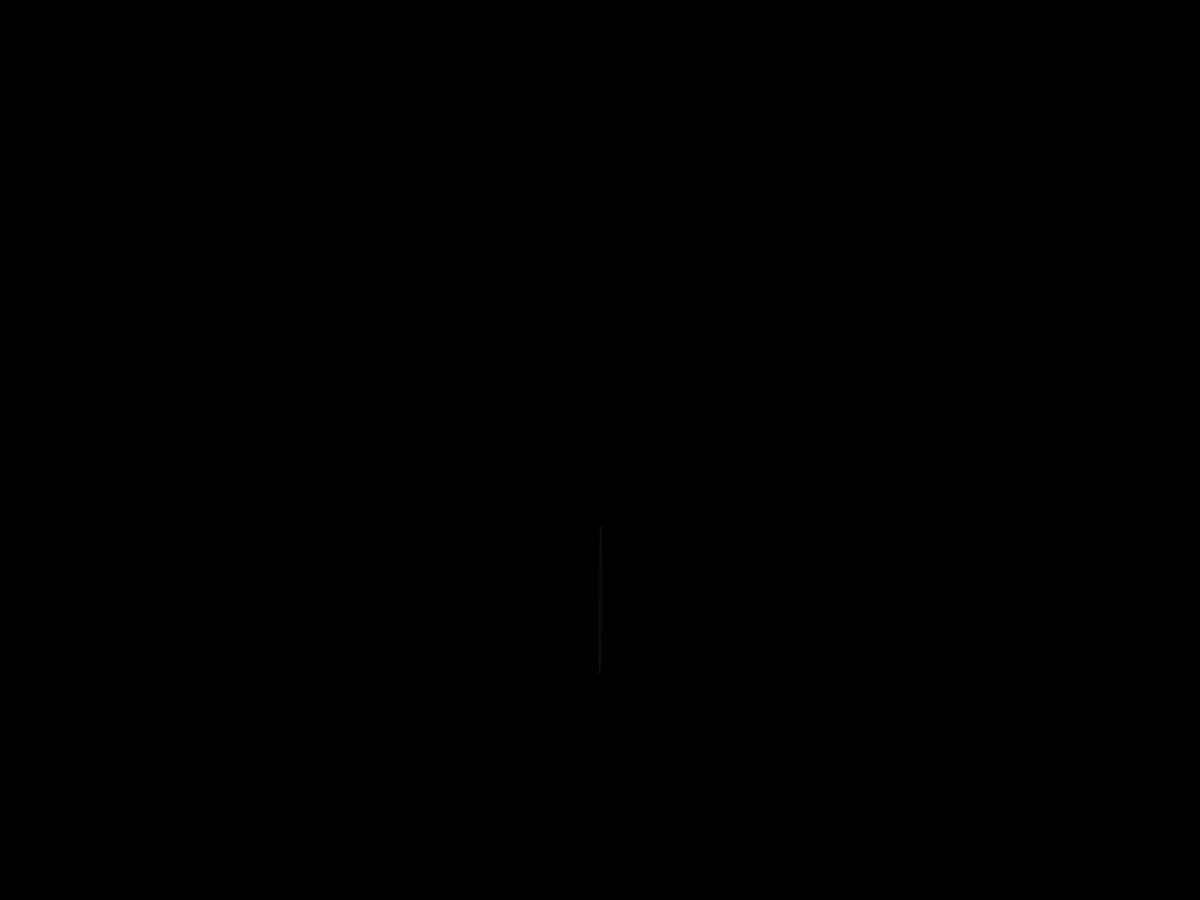
Frame 1 (no input)
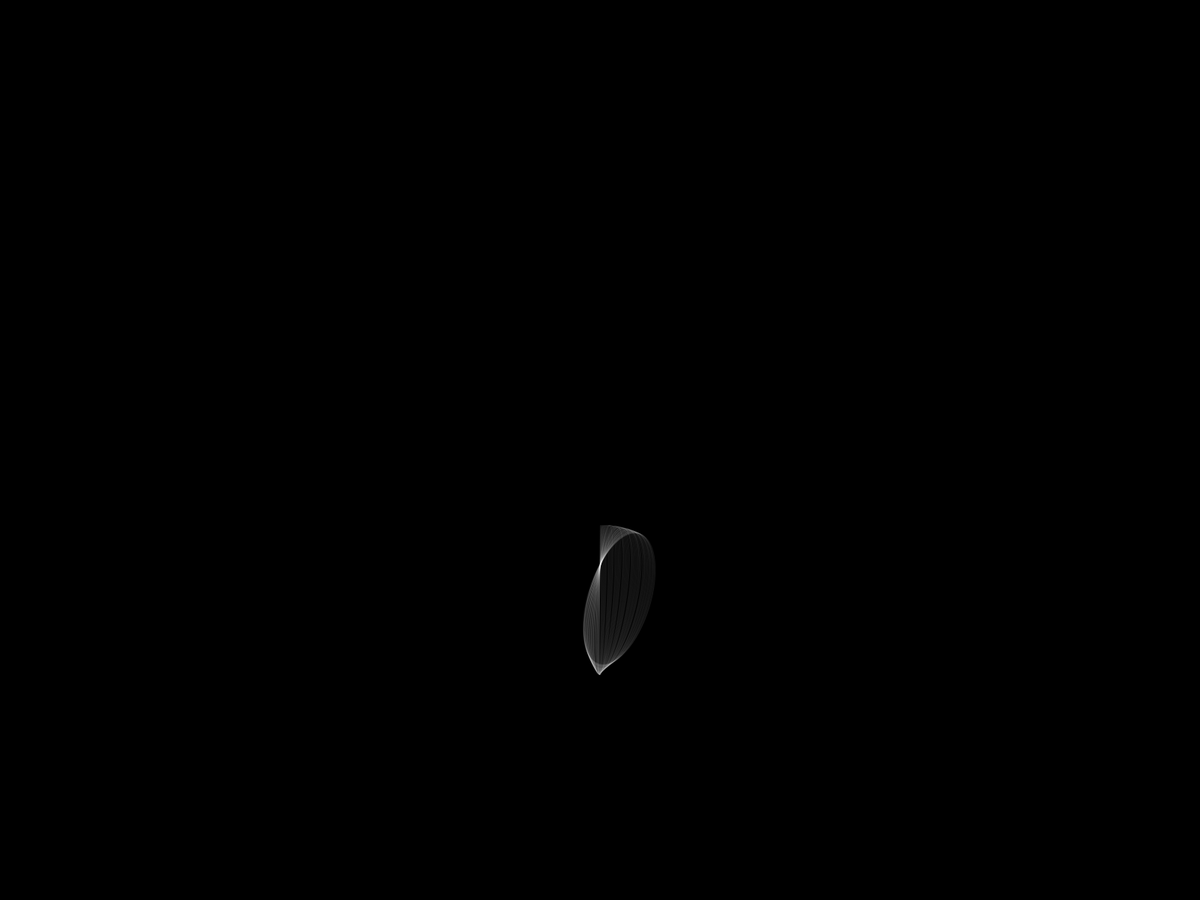
Frame 60 (the mouse pressed at the canvas centre just before this capture)
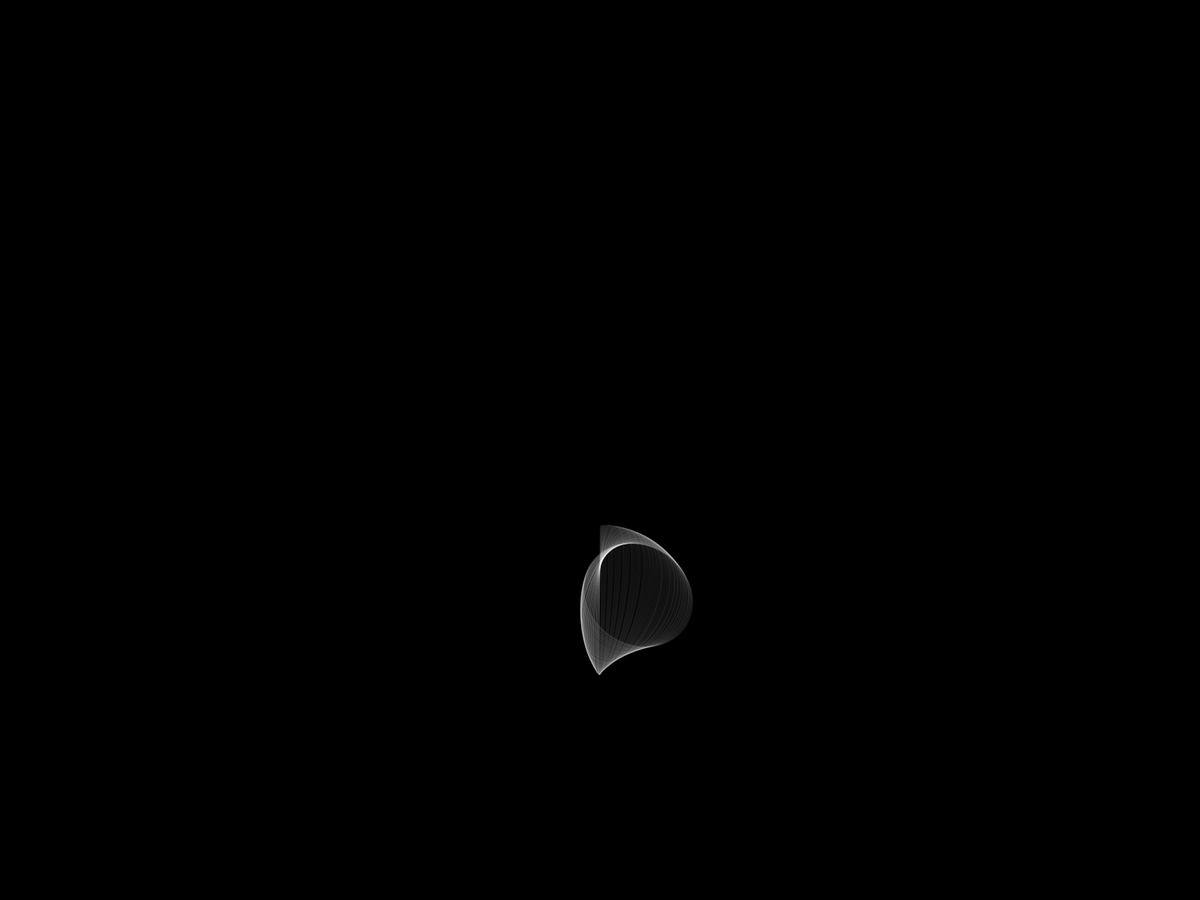
Frame 120 (the mouse held since frame 60 and released just before this capture)

The Processing sketch that drew these frames (run headless with seeded random() and noise(); from frame 60 on, the mouse is pressed at the canvas centre):

// Processing sketch: mySketch
// ── mySketch.pde
float rand1, rand2, rand3;

void setup(){
	fullScreen();
  frameRate(300);
  background(0);
	stroke(255,20);
  noFill();
}

void draw(){
  float t = (float)frameCount;

  translate(width/2, height/2);
  
  // try to play around with rotate!!!
  rotate(t/200);
	//rotate(t/113);
	//rotate(t/13);
	//rotate(t/313);
  
  ellipse(sin(t/140)*200, cos(t/140)*200, sin(t/140)*200, cos(t/140)*200);
  //line(sin(t/140)*200, cos(t/140)*200, sin(t/10)*300, cos(t/10)*300);
  //line(sin(t/240)*713, cos(t/240)*713, cos(t/10)*500, sin(t/10)*500);
  //line(sin(t/20)*100, cos(t/20)*100, sin(t/10)*500, sin(t/10)*500);
  //line(sin(t/67)*100, cos(t/67)*100, sin(t/10)*300, cos(t/10)*300);
  //line(sin(t/67)*300, cos(t/67)*300, sin(t/10)*400, tan(t/10)*400);
  //rect(sin(t/140)*200, cos(t/140)*200, sin(t/140)*200, cos(t/140)*200);
  //rect(sin(t/140)*200, cos(t/140)*200, atan(t/140)*200, cos(t/140)*200);
  //line(sin(t/140)*200, cos(t/140)*200, atan(t/140)*200, cos(t/140)*200);
  //line(sin(t/140)*200+cos(t/30)*30, cos(t/140)*200+sin(t/30)*30,atan(t/140)*200+sin(t/30)*30, cos(t/140)*200+cos(t/30)*30;
  //line(sin(t/60)*200+cos(t/30)*30, cos(t/60)*200+sin(t/30)*30,cos(t/60)*200+sin(t/30)*30, cos(t/60)*200+cos(t/30)*30;
}
